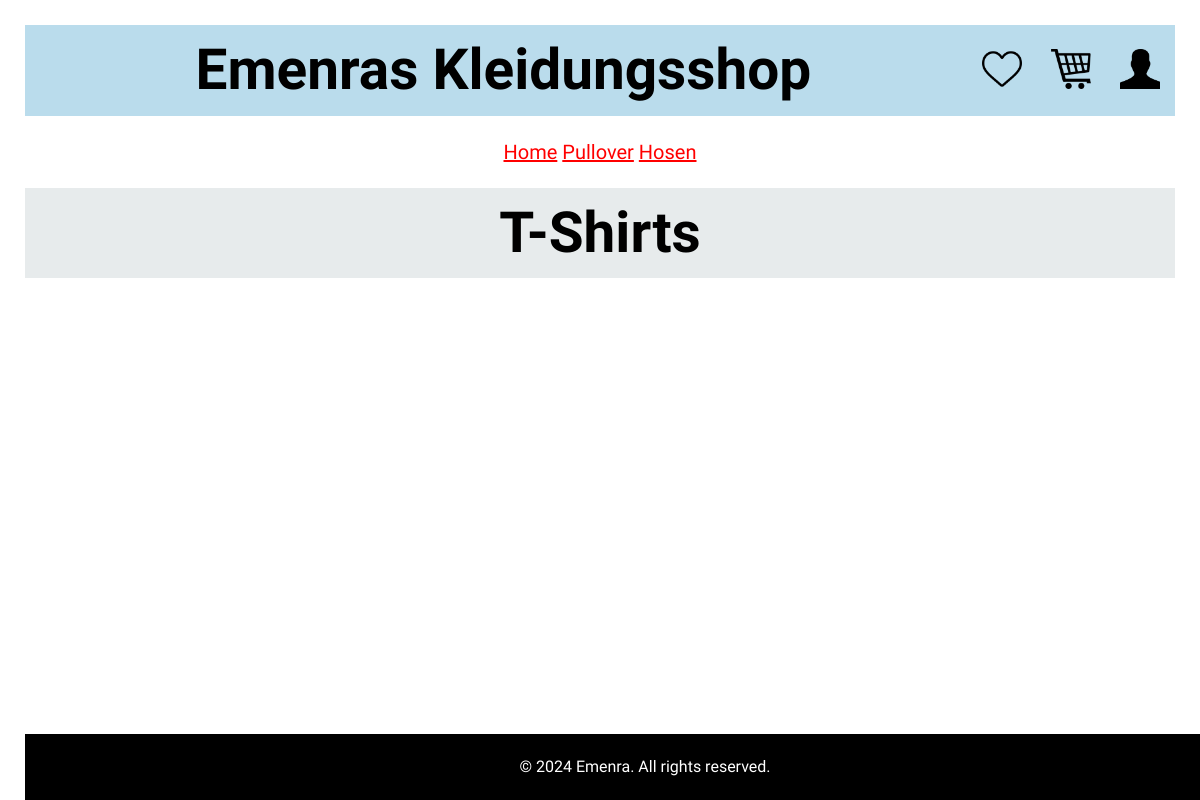
The app's page /tshirts.php, older data.
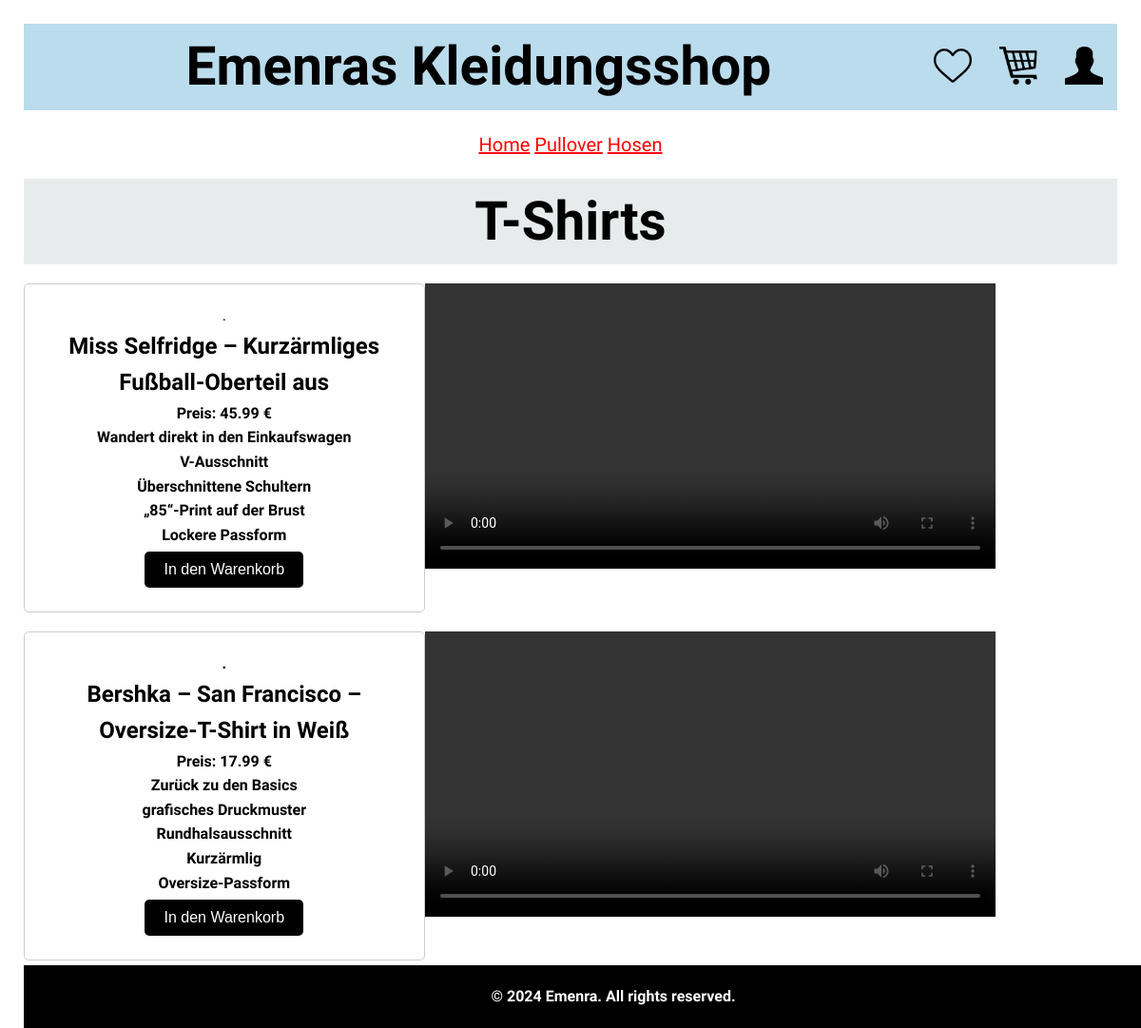
The same page, newer data.
### tables this page shows
CREATE TABLE `produkte` (
  `P_ID` int(11) NOT NULL,
  `P_Name` varchar(50) NOT NULL,
  `P_Beschreibung` varchar(500) NOT NULL,
  `P_Kategorie` varchar(50) NOT NULL,
  `P_Anzahl` text NOT NULL,
  `P_Preis` double NOT NULL,
  `P_Bewertung` double NOT NULL,
  `P_Größe` varchar(50) NOT NULL
);

### tshirts.php (the view, shortened to what this page needs)
<!DOCTYPE html>
<html lang="en">
<head>
    <link rel="stylesheet" href="style.css">
</head>
<body>
    <header>
        <section id="Uberschrift"><h1>Emenras Kleidungsshop
            <div id="icons-container">
            <img src="Icons\heart.png" alt="Icon 3" class="icon heart">
            <img src="Icons\cart-line-icon.png" alt="Icon 1" class="icon cart">
            <img src="Icons\male-icon.png" alt="Icon 2" class="icon person">
        </div>
    </h1>
</section>
<section id="links">
     <a href="index.html"> Home</a>
<a href="pullover.php">Pullover</a>
                <a href="Hosen.php">Hosen</a>
       </section>
   <section id="Pullover">  <h1>T-Shirts</h1></section>
</head>
<body>
<?php
$servername = "localhost";
$username = "root";
$password = "";
$database = "webshop_emenra";
$conn = new mysqli($servername, $username, $password, $database);
$sql = "SELECT * FROM produkte WHERE P_Kategorie='Tshirt'";
$result = $conn->query($sql);
if ($result->num_rows > 0) {
    while($row = $result->fetch_array()){
      $name = $row['P_Name'];
      $preis = $row['P_Preis'];
      $beschreibung = $row['P_Beschreibung'];
      echo '<div class="mycontainer"><div>';
      echo "</div><div class='product-box' style='background-color:#ffffff;'>.
      <h2>$name</h2>
      <p><b>Preis: $preis €</p>
      <p>$beschreibung</p>
      <form method='post'>
        <input type='submit' name='add_to_cart' value='In den Warenkorb'>
      </form>
      </div>";
      echo "<div>
      <video controls autoplay loop width='600'>
        <source src='$videoPfad' type='video/mp4'>
      </video>
      </div>";
      echo "</div>";
    }
  }
?>
<br>
<footer>
        <p>&copy; 2024 Emenra. All rights reserved.</p>
    </footer>
    </body>
</html>

### style.css (style rules this page uses)
body, h1, h2, h3, p, ul { margin: 0; padding: 0; }
body { font-family: 'Gruppo', sans-serif; line-height: 1.6; background-color: #ffffff; }
header { background-color: #ffffff; padding: 25px; text-align: center; }
section { margin-bottom: 20px; }
footer { background-color: #000000; color: #ffffff; padding: 20px; text-align: center; bottom: 0; position: fixed; width: 100%; }
#icons-container { float: right; }
.icon { margin-left: 15x; margin-right: 15px; width: 40px; height: auto; cursor: pointer; }
a { color: red; }
form { margin: 5px auto; width: 80%; max-width: 700px; }
input[type="submit"] { padding: 10px 20px; background-color: #000000; color: #ffffff; border: none; border-radius: 5px; cursor: pointer; font-size: 16px; transition: background-color 0.3s ease; }

### tshirts.php (style rules this page uses)
#Uberschrift { text-align: center; font-size: 1cm; color: rgb(0, 0, 0); letter-spacing: 0,2cm; background-color: rgb(186, 220, 236); }
#links { text-align: center; font-size: 20px; }
#Pullover { text-align: center; font-size: 1cm; color: rgb(0, 0, 0); letter-spacing: 0,2cm; background-color: rgb(231, 235, 236); }
.mycontainer { width:100%; overflow:auto; }
.mycontainer div { width:33%; float:left; }
.product-box { background-color: #ffffff; padding: 20px; border: 1px solid #ccc; border-radius: 5px; margin-bottom: 20px; }

Row changes from the older to the newer data that the page shows:
added produkte: P_Name "Miss Selfridge – Kurzärmliges Fußball-Oberteil aus", P_Preis "45.99", P_Beschreibung "Wandert direkt in den Einkaufswagen V-Ausschnitt Überschnittene Schultern „85“-Print auf der Brust Lockere Passform"
added produkte: P_Name "Bershka – San Francisco – Oversize-T-Shirt in Weiß", P_Preis "17.99", P_Beschreibung "Zurück zu den Basics grafisches Druckmuster Rundhalsausschnitt Kurzärmlig Oversize-Passform"
